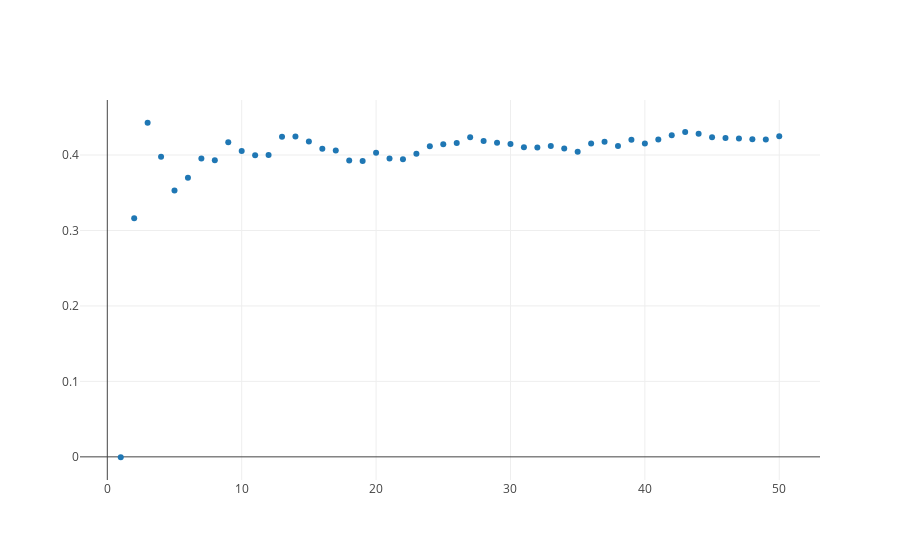

The cell this chart's notebook holds for it:
### Code cell
from graph import trace_values, plot
x_vals = list(range(1, len(rfr_n_trees.estimators_) + 1))

trace = trace_values(x_vals, r2_scores)

plot([trace])

### Figure 1 — Plotly figure (JSON) as saved in the notebook; plotly's stock layout.template omitted (floating-point values rounded to 4 significant figures)
{"data": [{"mode": "markers", "name": "data", "text": [], "type": "scatter", "uid": "b051e863-036c-443e-b33a-953e264f5ece", "x": [1, 2, 3, 4, 5, 6, 7, 8, 9, 10, 11, 12, 13, 14, 15, 16, 17, 18, 19, 20, 21, 22, 23, 24, 25, 26, 27, 28, 29, 30, 31, 32, 33, 34, 35, 36, 37, 38, 39, 40, 41, 42, 43, 44, 45, 46, 47, 48, 49, 50], "y": [-0.0005297, 0.3163, 0.4428, 0.3977, 0.3531, 0.3698, 0.3955, 0.3931, 0.4169, 0.4054, 0.3998, 0.4001, 0.4241, 0.4246, 0.4179, 0.4083, 0.4061, 0.3928, 0.392, 0.4029, 0.3954, 0.3945, 0.4018, 0.4116, 0.4143, 0.416, 0.4237, 0.4187, 0.4162, 0.4147, 0.4104, 0.4101, 0.4118, 0.4086, 0.4042, 0.4153, 0.4177, 0.4121, 0.4201, 0.4152, 0.4205, 0.4262, 0.4303, 0.4281, 0.4234, 0.4226, 0.4219, 0.4208, 0.4205, 0.4247]}], "layout": {}}
